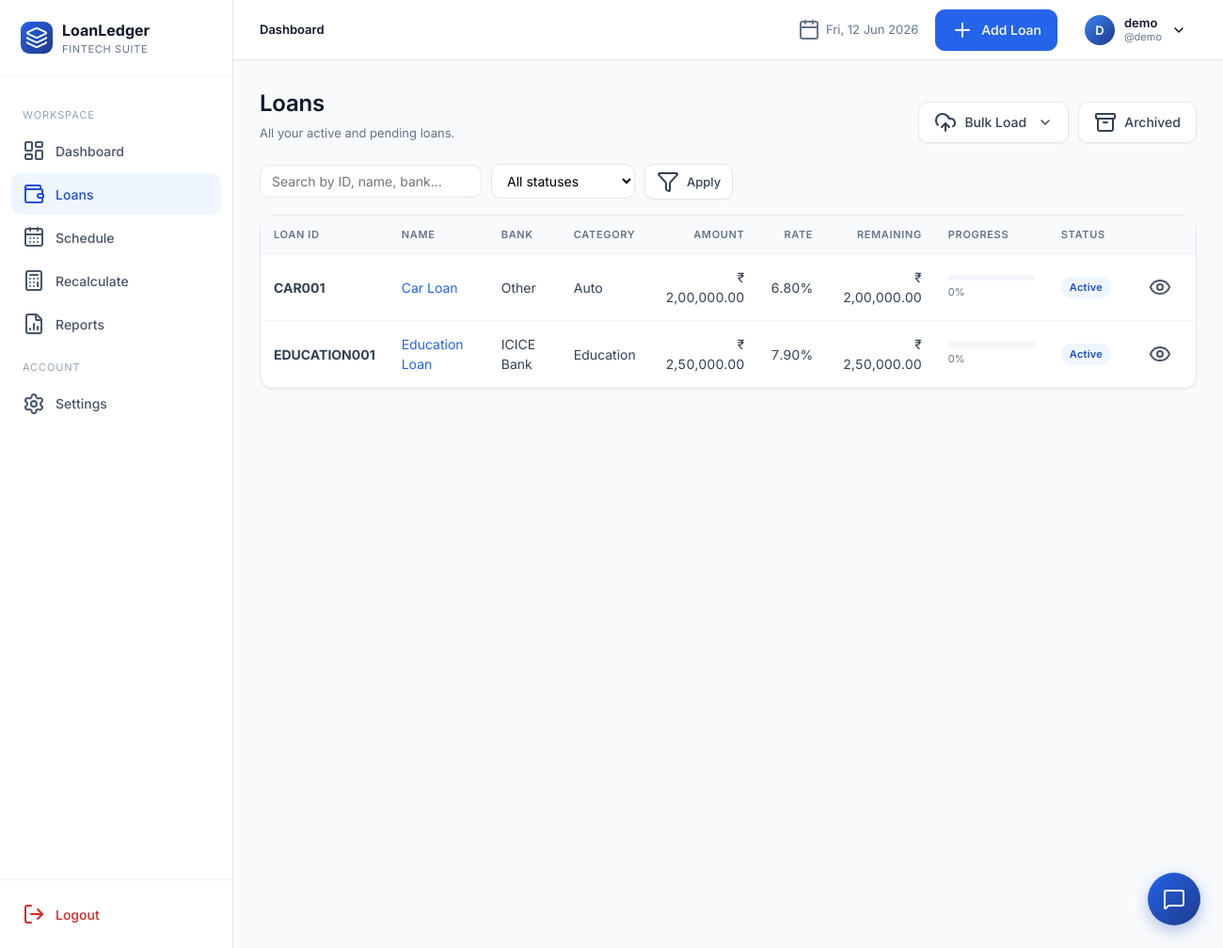
The page /loans/ (signed in) on the database as committed earlier.
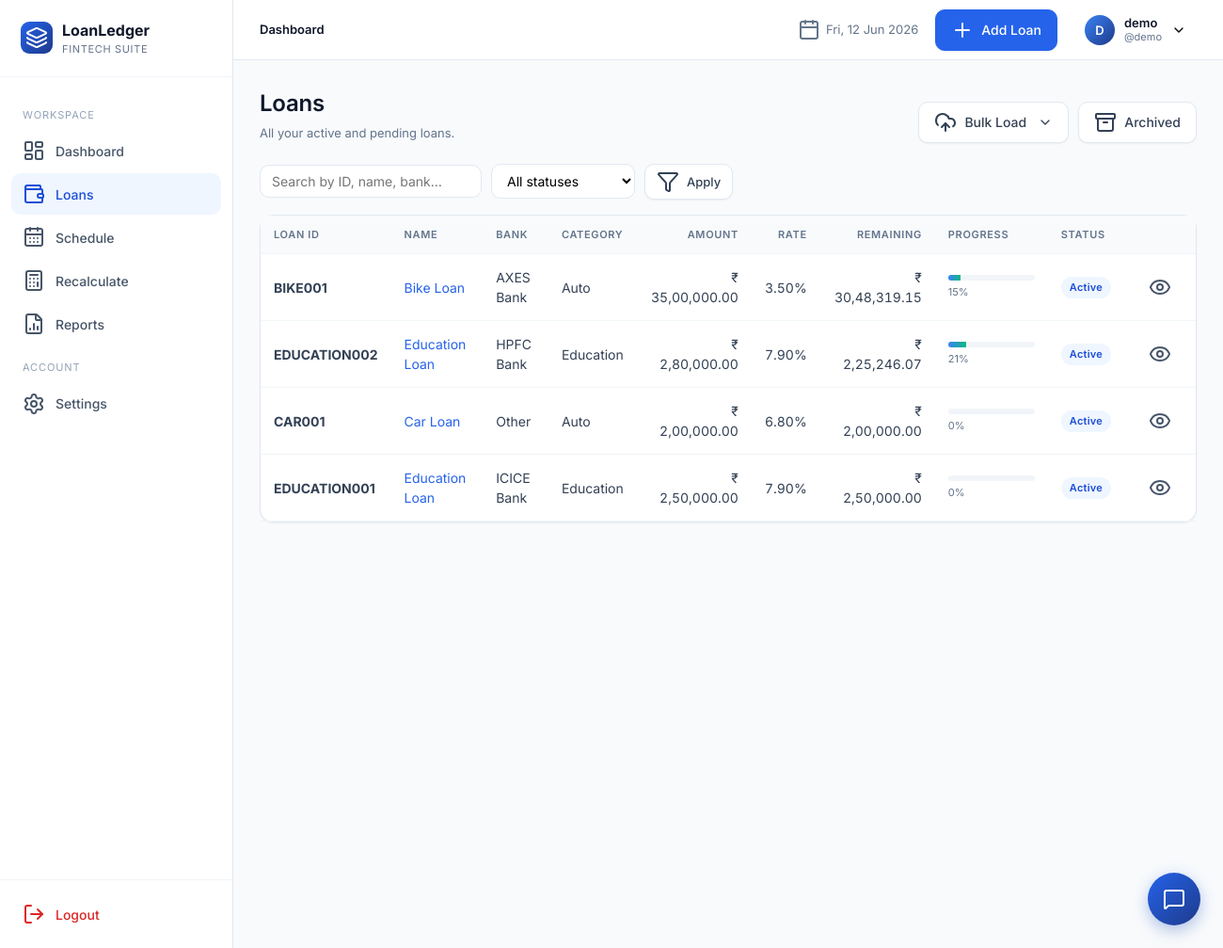
The same page on the database as committed later.
### app/models.py (models this page shows, shortened)
class User(UserMixin, db.Model):
    __tablename__ = "users"
    id = db.Column(db.Integer, primary_key=True)
    full_name = db.Column(db.String(120), nullable=False)
    username = db.Column(db.String(64), unique=True, nullable=False, index=True)
    email = db.Column(db.String(160), unique=True, nullable=False, index=True)
    password_hash = db.Column(db.String(256), nullable=False)
    preferred_currency = db.Column(db.String(8), default="INR")
    preferred_date_format = db.Column(db.String(20), default="%d %b %Y")
    created_at = db.Column(db.DateTime, default=datetime.utcnow)
    loans = db.relationship("Loan", backref="owner", lazy="dynamic", cascade="all, delete-orphan")

class Loan(db.Model):
    __tablename__ = "loans"
    id = db.Column(db.Integer, primary_key=True)
    user_id = db.Column(db.Integer, db.ForeignKey("users.id"), nullable=False, index=True)
    loan_id = db.Column(db.String(40), nullable=False, index=True)  # manual unique per user
    loan_name = db.Column(db.String(120), nullable=False)
    loan_category = db.Column(db.String(50), nullable=False, default="Personal")
    bank_name = db.Column(db.String(120), nullable=False)
    loan_amount = db.Column(db.Float, nullable=False)
    interest_rate = db.Column(db.Float, nullable=False)  # annual %
    down_payment = db.Column(db.Float, default=0)
    custom_emi = db.Column(db.Float, nullable=True)
    start_date = db.Column(db.Date, nullable=False)
    tenure_months = db.Column(db.Integer, nullable=False)
    loan_status = db.Column(db.String(20), default="Active", index=True)
    remaining_balance = db.Column(db.Float, default=0)
    completion_percentage = db.Column(db.Float, default=0)
    is_archived = db.Column(db.Boolean, default=False, index=True)
    balloon_date = db.Column(db.Date, nullable=True)
    balloon_amount = db.Column(db.Float, nullable=True)
    notes = db.Column(db.Text)
    closed_at = db.Column(db.DateTime, nullable=True)
    final_amount = db.Column(db.Float, nullable=True)
    closure_notes = db.Column(db.Text, nullable=True)
    created_at = db.Column(db.DateTime, default=datetime.utcnow)
    updated_at = db.Column(db.DateTime, default=datetime.utcnow, onupdate=datetime.utcnow)
    schedules = db.relationship("Schedule", backref="loan", lazy="dynamic",
                                cascade="all, delete-orphan", order_by="Schedule.month_index")
    __table_args__ = (db.UniqueConstraint("user_id", "loan_id", name="uq_user_loanid"),)

### app/blueprints/loans.py (the view)
@loans_bp.route("/")
@login_required
def list_loans():
    q = request.args.get("q", "").strip()
    status = request.args.get("status", "")
    page = int(request.args.get("page", 1))
    query = current_user.loans.filter_by(is_archived=False)
    if q:
        like = f"%{q}%"
        query = query.filter((Loan.loan_id.ilike(like)) | (Loan.loan_name.ilike(like)) | (Loan.bank_name.ilike(like)))
    if status:
        query = query.filter_by(loan_status=status)
    pagination = query.order_by(Loan.created_at.desc()).paginate(page=page, per_page=10, error_out=False)
    return render_template("loans/list.html", pagination=pagination, q=q, status=status)

### app/templates/loans/list.html (shortened to what this page needs)
{% extends "base.html" %}
{% block content %}
<div class="page-header">
  <div class="title-block"><h1>Loans</h1><div class="sub">All your active and pending loans.</div></div>
  <div class="actions" style="display:flex; gap:10px;">
    <div class="dropdown-container">
      <button class="btn secondary" id="bulkLoadBtn" type="button">
        <i data-lucide="upload-cloud"></i> Bulk Load <i data-lucide="chevron-down" style="width:16px;height:16px;margin-left:4px"></i>
      </button>
    </div>
    <a href="{{ url_for('loans.archived') }}" class="btn secondary"><i data-lucide="archive"></i> Archived</a>
  </div>
</div>
<form class="filters" method="get">
  <input type="text" name="q" value="{{ q }}" placeholder="Search by ID, name, bank…">
  <select name="status">
    <option value="">All statuses</option>
  </select>
  <button class="btn secondary sm" type="submit"><i data-lucide="filter"></i> Apply</button>
</form>
<div class="card">
  <div class="table-wrap">
  {% if pagination.items %}
    <table class="tbl">
      <thead><tr>
        <th>Loan ID</th><th>Name</th><th>Bank</th><th>Category</th>
        <th class="num">Amount</th><th class="num">Rate</th><th class="num">Remaining</th>
        <th>Progress</th><th>Status</th><th></th>
      </tr></thead>
      <tbody>
      {% for l in pagination.items %}
        <tr>
          <td><strong>{{ l.loan_id }}</strong></td>
          <td><a href="{{ url_for('loans.details', loan_pk=l.id) }}">{{ l.loan_name }}</a></td>
          <td>{{ l.bank_name }}</td>
          <td>{{ l.loan_category }}</td>
          <td class="num">{{ l.loan_amount|money }}</td>
          <td class="num">{{ '%.2f'|format(l.interest_rate) }}%</td>
          <td class="num">{{ l.remaining_balance|money }}</td>
          <td style="min-width:120px">
            <div class="progress"><div class="progress-bar" style="width: {{ l.completion_percentage }}%"></div></div>
            <div style="font-size:11px;color:var(--slate-500);margin-top:4px">{{ '%.0f'|format(l.completion_percentage) }}%</div>
          </td>
          <td><span class="badge {{ l.loan_status.replace(' ','') }}">{{ l.loan_status }}</span></td>
          <td>
            <a href="{{ url_for('loans.details', loan_pk=l.id) }}" class="btn ghost sm"><i data-lucide="eye"></i></a>
          </td>
        </tr>
      {% endfor %}
      </tbody>
    </table>
  {% else %}
    <div class="empty"><i data-lucide="inbox"></i><h3>No loans match</h3><p>Try clearing filters or add a new loan.</p></div>
  {% endif %}
  </div>
</div>
{% endblock %}

### app/templates/base.html (shortened to what this page needs)
<!doctype html>
<html lang="en">
<head>
  <link rel="stylesheet" href="{{ url_for('static', filename='css/styles.css') }}">
  <link rel="stylesheet" href="{{ url_for('static', filename='css/chatbot.css') }}">
</head>
<body>
{% if current_user.is_authenticated %}
<div class="app">
  {% include "_sidebar.html" %}
  <div class="main">
    {% include "_topnav.html" %}
    <main class="content">
      {% block content %}{% endblock %}
    </main>
  </div>
  <button class="chatbot-launcher" id="chatbotLauncher" title="Open Assistant">
    <i data-lucide="message-square"></i>
  </button>
</div>
{% else %}
  {% block auth_content %}{% endblock %}
{% endif %}
</body>
</html>

### app/templates/_sidebar.html
{% set ep = request.endpoint or '' %}
<aside class="sidebar">
  <div class="brand">
    <div class="brand-mark"><i data-lucide="layers"></i></div>
    <div>
      <div class="brand-name">LoanLedger</div>
      <div class="brand-sub">Fintech Suite</div>
    </div>
  </div>
  <nav>
    <div class="group-label">Workspace</div>
    <a href="{{ url_for('dashboard.index') }}" class="{{ 'active' if ep.startswith('dashboard.') else '' }}"><i data-lucide="layout-dashboard"></i> Dashboard</a>
    <a href="{{ url_for('loans.list_loans') }}" class="{{ 'active' if ep.startswith('loans.') else '' }}"><i data-lucide="wallet"></i> Loans</a>
    <a href="{{ url_for('schedule.index') }}" class="{{ 'active' if ep.startswith('schedule.') else '' }}"><i data-lucide="calendar-days"></i> Schedule</a>
    <a href="{{ url_for('recalc.index') }}" class="{{ 'active' if ep.startswith('recalc.') else '' }}"><i data-lucide="calculator"></i> Recalculate</a>
    <a href="{{ url_for('reports.index') }}" class="{{ 'active' if ep.startswith('reports.') else '' }}"><i data-lucide="file-bar-chart-2"></i> Reports</a>
    <div class="group-label">Account</div>
    <a href="{{ url_for('settings.index') }}" class="{{ 'active' if ep.startswith('settings.') else '' }}"><i data-lucide="settings"></i> Settings</a>
  </nav>
  <div class="logout-area">
    <a href="{{ url_for('auth.logout') }}"><i data-lucide="log-out"></i> Logout</a>
  </div>
</aside>

### app/templates/_topnav.html (shortened to what this page needs)
<header class="topnav">
  <div class="crumbs">
    {% block crumbs %}<strong>Dashboard</strong>{% endblock %}
  </div>
  <div class="date"><i data-lucide="calendar"></i> {{ now.strftime('%a, %d %b %Y') }}</div>
  {% if request.endpoint and not request.endpoint.startswith('settings.') %}
    <a href="{{ url_for('loans.add') }}" class="btn"><i data-lucide="plus"></i> Add Loan</a>
  {% endif %}
  <div class="profile">
    <button class="profile-btn">
      <div class="avatar">{{ current_user.full_name[:1]|upper }}</div>
      <div style="text-align:left;line-height:1.2">
        <div style="font-weight:600;font-size:13px;color:var(--slate-900)">{{ current_user.full_name }}</div>
        <div style="font-size:11px;color:var(--slate-500)">@{{ current_user.username }}</div>
      </div>
      <i data-lucide="chevron-down" style="width:16px;height:16px"></i>
    </button>
  </div>
</header>

### app/static/css/chatbot.css (style rules this page uses)
.chatbot-launcher { position: fixed; bottom: 24px; right: 24px; width: 56px; height: 56px; border-radius: 50%; background: linear-gradient(135deg, var(--blue-600), var(--blue-900)); color: #fff; border: none; cursor: pointer; box-shadow: 0 4px 16px rgba(37, 99, 235, 0.3), var(--shadow-lg); display: flex; align-items: center; justify-content: center; z-index: 99; transition: transform 0.25s cubic-bezier(0.175, 0.885, 0.32, 1.275), box-shadow 0.2s; }
.chatbot-launcher i, .chatbot-launcher svg { width: 24px; height: 24px; transition: transform 0.3s ease; }

### app/templates/loans/list.html (style rules this page uses)
.dropdown-container { position: relative; }

Rows that differ between the two databases and show on the page:
added Loan: loan_id "BIKE001", loan_name "Bike Loan", bank_name "AXES Bank", loan_category "Auto", loan_amount "₹ 35,00,000.00", interest_rate "3.50", remaining_balance "₹ 30,48,319.15", completion_percentage "15", loan_status "Active"
added Loan: loan_id "EDUCATION002", loan_name "Education Loan", bank_name "HPFC Bank", loan_category "Education", loan_amount "₹ 2,80,000.00", interest_rate "7.90", remaining_balance "₹ 2,25,246.07", completion_percentage "21", loan_status "Active"
